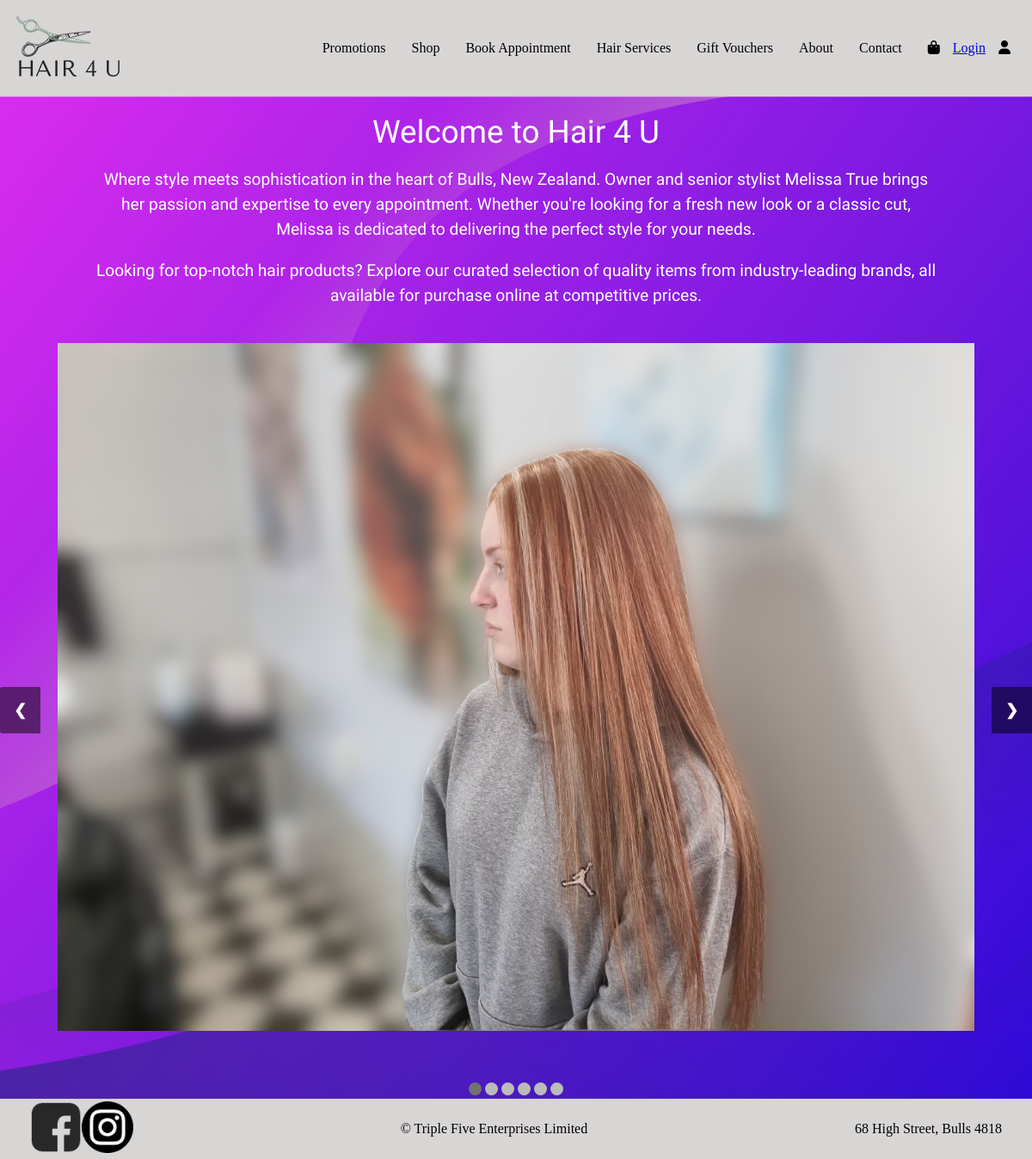
The page / on the database its author committed.
### tables this page shows
CREATE TABLE `pages` (
  `id` int(11) NOT NULL,
  `title1` varchar(255) DEFAULT NULL,
  `text1` text DEFAULT NULL,
  `image1` varchar(255) DEFAULT NULL,
  `title2` varchar(255) DEFAULT NULL,
  `text2` text DEFAULT NULL,
  `image2` varchar(255) DEFAULT NULL,
  `title3` varchar(255) DEFAULT NULL,
  `text3` text DEFAULT NULL,
  `image3` varchar(255) DEFAULT NULL
);

CREATE TABLE `slideshow` (
  `id` int(11) NOT NULL,
  `image_url` varchar(255) NOT NULL
);

### cms/index.php (the view, shortened to what this page needs)
<?php
include 'setup.php';
$id = isset($_GET['id']) ? intval($_GET['id']) : 1;
$sql = "SELECT * FROM pages WHERE id=$id";
$result = $conn->query($sql);
$title1 = $text1 = $text2 = '';
if ($result->num_rows > 0) {
    $page = $result->fetch_assoc();
    $title1 = $page['title1'];
    $text1 = $page['text1'];
    $text2 = $page['text2'];
    $basePath = 'img/';
    $slideshowSql = "SELECT * FROM slideshow";
    $slideshowResult = $conn->query($slideshowSql);
    $numSlides = $slideshowResult->num_rows;
} else {
    $title1 = "Page not found";
    $text1 = "";
    $text2 = "";
    $numSlides = 0;
    $slideshowResult = null;
}
?>
<!DOCTYPE html>
<html lang="en">
<head>
    <link rel="stylesheet" href="css/style.css">
</head>
<body>
    <?php include 'header.php'; ?>
    <div class="content">
        <div class="heading">
            <?php echo $title1; ?>
        </div>
        <div class="blurb">
            <?php
            echo '<p>' . $text1 . '</p>';
            echo '<p>' . $text2 . '</p>';
            ?>
        </div>
        <?php if ($numSlides > 0) { ?>
            <div class="slideshow-container">
                <?php
                if ($numSlides > 0) {
                    $i = 1;
                    while ($row = $slideshowResult->fetch_assoc()) {
                        echo '<div class="mySlides">
                                <img src="' . $basePath . htmlspecialchars($row['image_url']) . '" alt="Slide ' . $i . '" style="width:100%">
                              </div>';
                        $i++;
                    }
                } else {
                    echo "No images found";
                }
                ?>
                <a class="prev" onclick="plusSlides(-1)">&#10094;</a>
                <a class="next" onclick="plusSlides(1)">&#10095;</a>
            </div>
            <div style="text-align:center">
                <?php
                for ($j = 1; $j <= $numSlides; $j++) {
                    echo '<span class="dot" onclick="currentSlide(' . $j . ')"></span>';
                }
                ?>
            </div>
        <?php } ?>
    </div>
    <?php include 'footer.php'; ?>
</body>
</html>

### cms/header.php (shortened to what this page needs)
<!DOCTYPE html>
<html lang="en">
<head>
  <link rel="stylesheet" href="css/style.css">
  <link rel="stylesheet" href="https://cdnjs.cloudflare.com/ajax/libs/font-awesome/6.0.0-beta3/css/all.min.css">
</head>
<body>
    <nav class="navbar">
      <div class="logo">
          <a href="/">
            <img src="img/logo.png" alt="Logo">
          </a>
        </div>
        <div class="menu-container">
            <ul class="menu-left">
                <li><a href="promotions.php">Promotions</a></li>
                <li><a href="shop.php">Shop</a></li>
                <li><a href="book_appointment.php">Book Appointment</a></li>
            </ul>
            <ul class="menu-right">
                <li><a href="hair_services.php">Hair Services</a></li>
                <li><a href="gift_vouchers.php">Gift Vouchers</a></li>
                <li><a href="about.php">About</a></li>
                <li><a href="contact.php">Contact</a></li>
                <li><a href="cart.php" class="fa-solid fa-bag-shopping"></a></li>
                <?php
                if(!isset($_SESSION['loggedin'])){?>
                <a href="login.php" class="right">Login</a>
                <?php }
                else
                {
                ?>
                <a href="logout.php" class="right">Logout</a>
                <?php
                    }
                ?>
                <li><a href="login.php" class="fa-solid fa-user"></a></li>
            </ul>
        </div>
    </nav>
</body>
</html>

### cms/footer.php
<footer>
        <div class="social-icons">
            <a href="https://www.facebook.com/hair4ubulls/" class="social-icon"><img src="img\facebook-logo.png" alt="Facebook"></a>
            <a href="https://www.instagram.com/truehairdressing/" class="social-icon"><img src="img\instagram-logo.png" alt="Instagram"></a>
        </div>
        <div class="copyright">
            &copy; Triple Five Enterprises Limited
        </div>
        <div class="address">
            68 High Street, Bulls 4818
        </div>
</footer>

### cms/css/style.css (style rules this page uses)
* { margin: 0; padding: 0; box-sizing: border-box; }
html, body { border: 0; margin: 0; padding: 0; width: 100%; height: 100%; }
body { overflow-x: hidden; }
.content { background-image: url('../img/homepage_bg.jpg'); background-size: cover; background-position: center; background-repeat: no-repeat; height: auto; display: flex; flex-direction: column; justify-content: center; align-items: center; text-align: center; }
.navbar { display: flex; justify-content: space-between; align-items: center; background-color: #d8d5d5; color: black; padding: 10px; }
.menu-container { display: flex; }
.menu-left, .menu-right { list-style-type: none; margin: 0; padding: 0; display: flex; }
.menu-left li, .menu-right li { padding: 0 15px; }
.menu-left li a, .menu-right li a { color: black; text-decoration: none; }
footer { display: flex; justify-content: space-between; align-items: center; padding: 35px; background-color: #d8d5d5; height: 30px; }
.social-icons { display: flex; justify-content: flex-start; align-items: center; }
.social-icons img { max-width: 60px; height: auto; }
.copyright { margin-left: auto; margin-right: auto; }
.address { text-align: right; }

### cms/index.php (style rules this page uses)
.heading { font-family: "BIZ UDPGothic", sans-serif; font-weight: 400; font-style: normal; color: #fff; font-size: 2.3em; margin: 20px 0 0; padding: 0; animation: fadeInFromLeft 1s ease-out; }
.blurb { max-width: 1000px; width: 90%; padding: 10px; color: #fff; background: transparent; font-family: "Tajawal", sans-serif; font-weight: 400; font-style: normal; font-size: 1.2em; line-height: 1.5; margin: 0; animation: fadeInFromLeft 1s ease-out; }
.blurb p { margin-top: 10px; margin-bottom: 20px; }
.blurb p:last-of-type { margin-bottom: 0; }
.slideshow-container { position: relative; width: 100%; height: 100vh; overflow: hidden; margin: 30px auto 60px; }
.mySlides { position: absolute; top: 0; left: 0; width: 100%; height: 100%; display: none; opacity: 0; }
.mySlides img { width: 100%; height: 100%; object-fit: contain; }
.mySlides.active { display: block; opacity: 1; animation: fadeIn 1s ease-out; }
.prev, .next { position: absolute; top: 50%; width: auto; padding: 16px; color: white; font-weight: bold; font-size: 18px; cursor: pointer; transition: background-color 0.6s ease; border-radius: 0 3px 3px 0; user-select: none; background-color: rgba(0, 0, 0, 0.5); z-index: 10; }
.prev { left: 0; border-radius: 3px 0 0 3px; }
.next { right: 0; border-radius: 3px 0 0 3px; }
.dot { cursor: pointer; height: 15px; width: 15px; margin: 0 2px; background-color: #bbb; border-radius: 50%; display: inline-block; transition: background-color 0.6s ease; }
.dot.active, .dot:hover { background-color: #717171; }

### rows shown on the page
pages: title1 "Welcome to Hair 4 U", text1 "Where style meets sophistication in the heart of Bulls, New Zealand. Owner and senior stylist Melissa True brings her passion and expertise to every appointment. Whether you're looking for a fresh new look or a classic cut, Melissa is dedicated to delivering the perfect style for your needs.", text2 "Looking for top-notch hair products? Explore our curated selection of quality items from industry-leading brands, all available for purchase online at competitive prices."
slideshow: image_url (picture)
